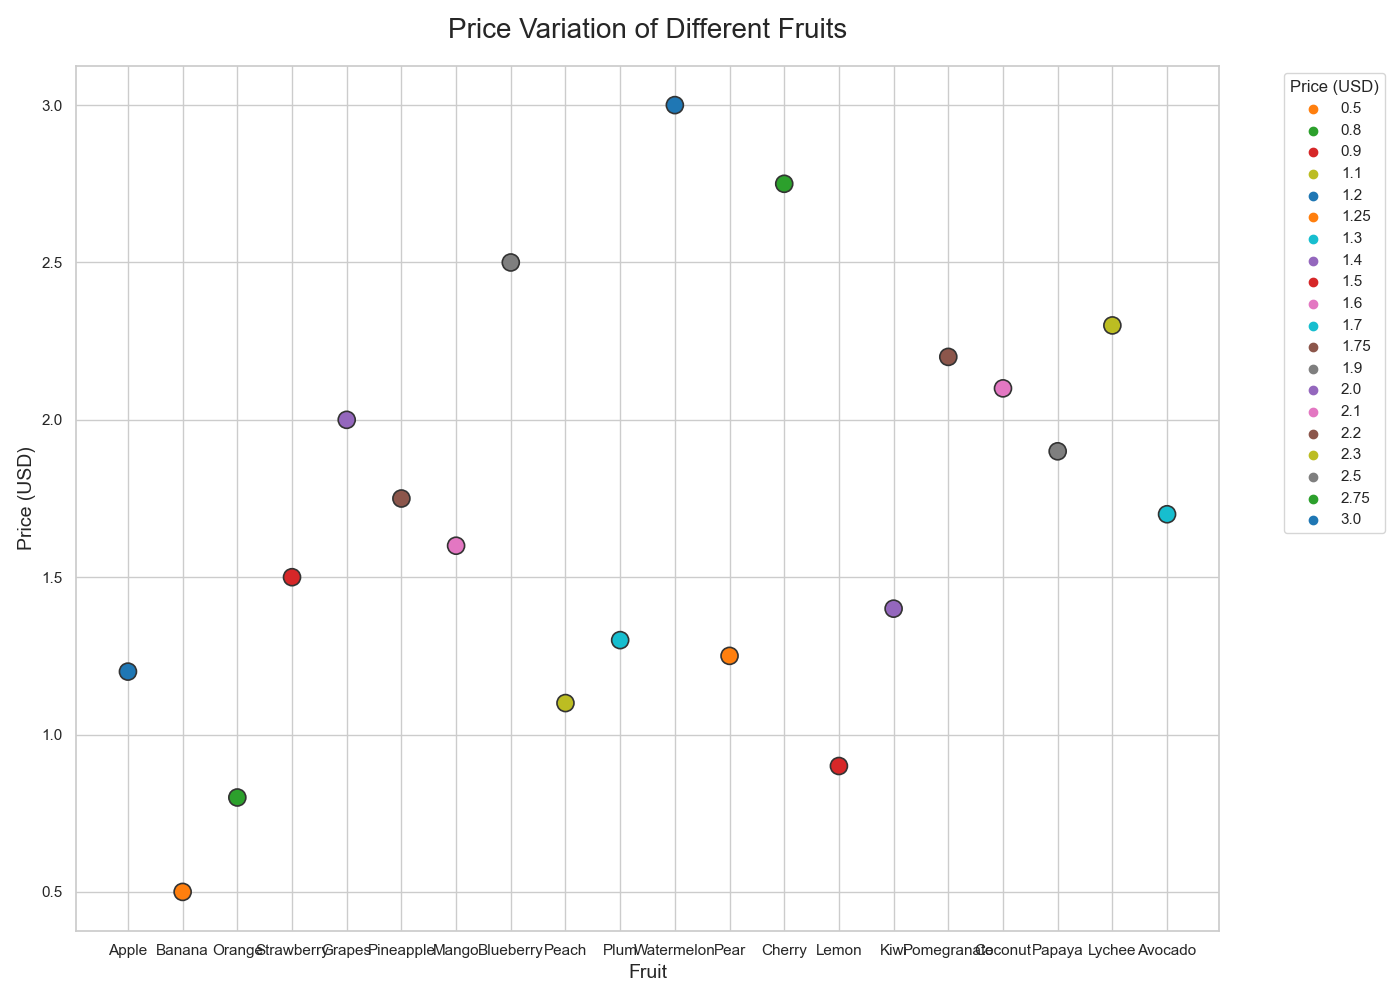

Write Python code to recreate this figure.

import seaborn as sns
import pandas as pd
import matplotlib.pyplot as plt

# Generate the data
data = {
    'Fruit': [
        'Apple', 'Banana', 'Orange', 'Strawberry', 'Grapes', 'Pineapple', 'Mango', 
        'Blueberry', 'Peach', 'Plum', 'Watermelon', 'Pear', 'Cherry', 'Lemon', 
        'Kiwi', 'Pomegranate', 'Coconut', 'Papaya', 'Lychee', 'Avocado'
    ],
    'Price': [
        1.20, 0.50, 0.80, 1.50, 2.00, 1.75, 1.60, 2.50, 1.10, 1.30, 3.00, 
        1.25, 2.75, 0.90, 1.40, 2.20, 2.10, 1.90, 2.30, 1.70
    ]
}

# Create a Pandas DataFrame
df = pd.DataFrame(data)

# Define a color palette
palette = {
    1.20: "#1f77b4",
    0.50: "#ff7f0e",
    0.80: "#2ca02c",
    1.50: "#d62728",
    2.00: "#9467bd",
    1.75: "#8c564b",
    1.60: "#e377c2",
    2.50: "#7f7f7f",
    1.10: "#bcbd22",
    1.30: "#17becf",
    3.00: "#1f77b4",
    1.25: "#ff7f0e",
    2.75: "#2ca02c",
    0.90: "#d62728",
    1.40: "#9467bd",
    2.20: "#8c564b",
    2.10: "#e377c2",
    1.90: "#7f7f7f",
    2.30: "#bcbd22",
    1.70: "#17becf",
}

# Create a scatter plot
plt.figure(figsize=(14, 10))
sns.scatterplot(x='Fruit', y='Price', data=df, palette=palette, hue='Price', s=150, edgecolor='#333333', linewidth=1.2)

# Title and labels
plt.title('Price Variation of Different Fruits', fontsize=20, pad=20)
plt.xlabel('Fruit', fontsize=14)
plt.ylabel('Price (USD)', fontsize=14)

# Show plot
plt.legend(title='Price (USD)', bbox_to_anchor=(1.05, 1), loc='upper left')
plt.tight_layout()
plt.show()
